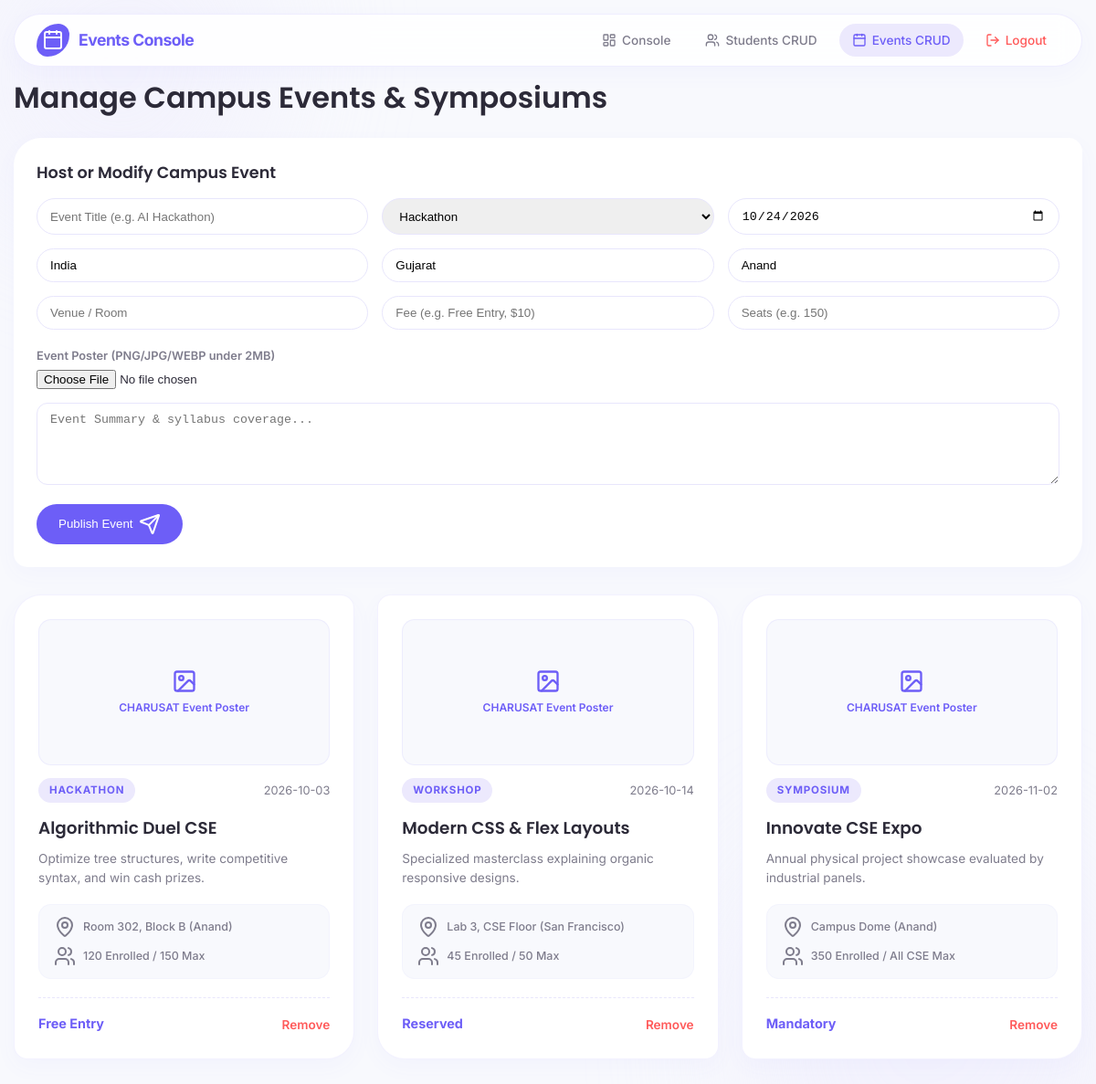
Page /admin_events.php (signed in) on the earlier database version.
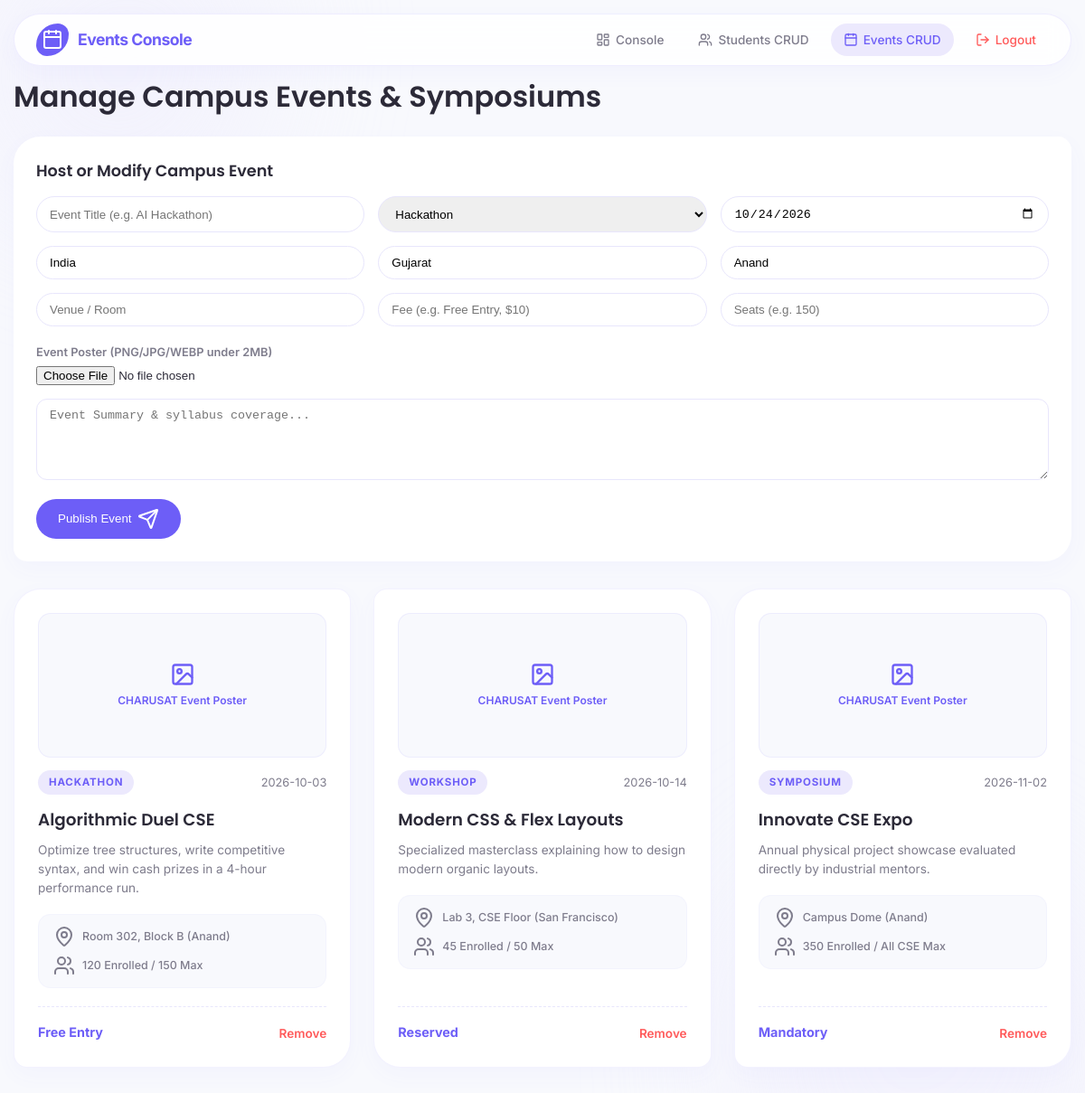
Same page on the later database version.
### tables this page shows
CREATE TABLE `events` (
  `id` INT AUTO_INCREMENT PRIMARY KEY,
  `title` VARCHAR(200) NOT NULL,
  `type` ENUM('HACKATHON', 'WORKSHOP', 'SEMINAR', 'SYMPOSIUM') NOT NULL,
  `event_date` DATE NOT NULL,
  `country` VARCHAR(80) DEFAULT 'India',
  `state` VARCHAR(80) DEFAULT 'Gujarat',
  `city` VARCHAR(80) DEFAULT 'Anand',
  `venue` VARCHAR(150) NOT NULL,
  `registrations` INT DEFAULT 0,
  `seats` VARCHAR(50) DEFAULT '100',
  `fee` VARCHAR(50) DEFAULT 'Free Entry',
  `description` TEXT NOT NULL,
  `poster_image` VARCHAR(255) DEFAULT 'default_event.png',
  `created_at` TIMESTAMP DEFAULT CURRENT_TIMESTAMP
);

### admin_events.php (the view, shortened to what this page needs)
<?php
require_once __DIR__ . '/config/db.php';
$events = $pdo->query("SELECT * FROM events ORDER BY event_date ASC")->fetchAll();
?>
<!DOCTYPE html>
<html lang="en">
<head>
  <link rel="stylesheet" href="style.css">
</head>
<body>
  <div class="bg-blob-container"><div class="blob blob-1"></div><div class="blob blob-2"></div></div>
  <header class="global-nav">
    <div class="nav-container">
      <div class="logo-group"><div class="logo-icon"><i data-lucide="calendar"></i></div><span class="logo-text">Events Console</span></div>
      <nav class="nav-links">
        <a href="admin_dashboard.php" class="nav-item"><i data-lucide="layout-dashboard" style="width:16px;"></i> Console</a>
        <a href="admin_students.php" class="nav-item"><i data-lucide="users" style="width:16px;"></i> Students CRUD</a>
        <a href="admin_events.php" class="nav-item active"><i data-lucide="calendar" style="width:16px;"></i> Events CRUD</a>
        <a href="logout.php" class="nav-item" style="color: #FF5A5A;"><i data-lucide="log-out" style="width:16px;"></i> Logout</a>
      </nav>
    </div>
  </header>
  <main class="main-wrapper">
    <h1 class="font-poppins" style="margin-bottom: 20px;">Manage Campus Events & Symposiums</h1>
    <section class="form-box">
      <h3 class="font-poppins" style="font-size: 1.1rem; margin-bottom: 15px;">Host or Modify Campus Event</h3>
      <form action="admin_events.php" method="POST" enctype="multipart/form-data">
        <div class="inputs-grid">
          <input type="text" name="title" id="event-title" placeholder="Event Title (e.g. AI Hackathon)" required>
          <select name="type" id="event-type">
            <option value="HACKATHON">Hackathon</option>
          </select>
          <input type="date" name="event_date" id="event-date" required value="<?= date('Y-m-d'); ?>">
          <input type="text" name="country" id="event-country" placeholder="Country" value="India" required>
          <input type="text" name="state" id="event-state" placeholder="State" value="Gujarat" required>
          <input type="text" name="city" id="event-city" placeholder="City" value="Anand" required>
          <input type="text" name="venue" id="event-venue" placeholder="Venue / Room" required>
          <input type="text" name="fee" id="event-fee" placeholder="Fee (e.g. Free Entry, $10)" required>
          <input type="text" name="seats" id="event-seats" placeholder="Seats (e.g. 150)" required>
        </div>
        <div style="margin-bottom: 15px;">
          <label style="font-size: 0.8rem; font-weight: 600; color: var(--text-muted);">Event Poster (PNG/JPG/WEBP under 2MB)</label>
          <input type="file" name="poster" accept="image/*" style="display: block; margin-top: 5px;">
        </div>
        <div style="margin-bottom: 15px;">
          <textarea name="description" id="event-desc" placeholder="Event Summary & syllabus coverage..." required></textarea>
        </div>
        <button type="submit" class="btn-primary">Publish Event <i data-lucide="send"></i></button>
      </form>
    </section>
    <div class="events-card-grid">
      <?php foreach ($events as $ev): ?>
        <article class="event-card-organic">
          <div class="event-poster-wrapper">
            <?php
              $posterPath = 'uploads/posters/' . ($ev['poster_image'] ?? '');
              if (!empty($ev['poster_image']) && $ev['poster_image'] !== 'default_event.png' && file_exists(__DIR__ . '/' . $posterPath)):
            ?>
              <img src="<?= htmlspecialchars($posterPath); ?>" alt="<?= htmlspecialchars($ev['title']); ?>" class="event-poster-img">
            <?php else: ?>
              <div class="poster-placeholder">
                <i data-lucide="image" style="width: 28px; height: 28px;"></i>
                <span>CHARUSAT Event Poster</span>
              </div>
            <?php endif; ?>
          </div>
          <div class="event-badge-row">
            <span class="event-badge" style="background: var(--primary-light); color: var(--primary);"><?= $ev['type']; ?></span>
            <span style="font-size: 0.8rem; color: var(--text-muted);"><?= $ev['event_date']; ?></span>
          </div>
          <h4><?= htmlspecialchars($ev['title']); ?></h4>
          <p><?= htmlspecialchars($ev['description']); ?></p>
          <div class="event-meta-info">
            <span><i data-lucide="map-pin"></i> <?= htmlspecialchars($ev['venue']); ?> (<?= htmlspecialchars($ev['city']); ?>)</span>
            <span><i data-lucide="users"></i> <?= $ev['registrations']; ?> Enrolled / <?= htmlspecialchars($ev['seats']); ?> Max</span>
          </div>
          <div class="event-footer">
            <span class="event-fee"><?= htmlspecialchars($ev['fee']); ?></span>
            <div>
              <a href="admin_events.php?delete_id=<?= $ev['id']; ?>" onclick="return confirm('Delete event?');" style="color: #FF5A5A; font-size: 0.85rem; font-weight: 600;">Remove</a>
            </div>
          </div>
        </article>
      <?php endforeach; ?>
    </div>
  </main>
</body>
</html>

### admin_events.php (style rules this page uses)
.form-box { background: var(--bg-white); padding: 25px; border-radius: var(--radius-organic-1); margin-bottom: 30px; box-shadow: var(--shadow-soft); }
.inputs-grid { display: grid; grid-template-columns: repeat(3, 1fr); gap: 15px; margin-bottom: 15px; }
.inputs-grid input, .inputs-grid select, textarea { padding: 10px 14px; border: 1px solid var(--lavender); border-radius: var(--radius-capsule); outline: none; width: 100%; }
textarea { border-radius: 12px; width: 100%; height: 90px; }
.event-poster-wrapper { width: 100%; height: 160px; border-radius: 14px; overflow: hidden; margin-bottom: 14px; background: var(--bg-light); display: flex; align-items: center; justify-content: center; border: 1px solid rgba(109, 94, 247, 0.08); }
.poster-placeholder { color: var(--primary); display: flex; flex-direction: column; align-items: center; gap: 6px; font-size: 0.75rem; font-weight: 600; }

Differences in the rows shown:
changed events "Algorithmic Duel CSE": description "Optimize tree structures, write competitive syntax, and win cash prizes." → "Optimize tree structures, write competitive syntax, and win cash prizes in a 4-hour performance run."
changed events "Modern CSS & Flex Layouts": description "Specialized masterclass explaining organic responsive designs." → "Specialized masterclass explaining how to design modern organic layouts."
changed events "Innovate CSE Expo": description "Annual physical project showcase evaluated by industrial panels." → "Annual physical project showcase evaluated directly by industrial mentors."
